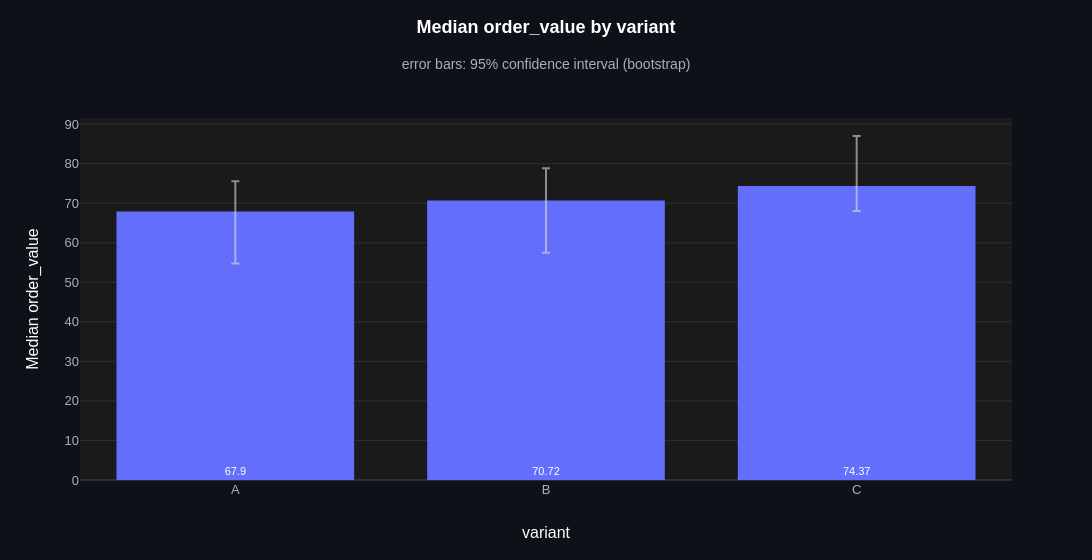

Write notebook code for a chart like this one.
### Markdown cell above
**`n_boot`** (`int, default 2000`): bootstrap resamples per bar. **`random_state`**
(`int, numpy Generator or None, default 0`): the seed of the bootstrap. The fixed
default draws the same intervals on every run; `None` draws new ones. More resamples
give steadier interval ends; a different seed moves them slightly.

### Code cell
ev.bar_plot(
    checkout,
    "variant",
    "order_value",
    agg="median",
    ci="bootstrap",
    n_boot=10_000,
    random_state=42,
)

### Figure 1 — Plotly figure (JSON) as saved in the notebook; plotly's stock layout.template omitted (floating-point values rounded to 4 significant figures)
{"data": [{"cliponaxis": false, "error_y": {"array": [7.66, 8.14, 12.61], "arrayminus": [13.17, 13.24, 6.31], "color": "rgba(220,220,220,0.6)", "symmetric": false, "type": "data"}, "hovertemplate": "%{hovertext}<extra></extra>", "hovertext": ["variant: <b>A</b><br>Median order_value: 67.9<br>n = 117<br>95% CI: 54.73 to 75.56", "variant: <b>B</b><br>Median order_value: 70.72<br>n = 108<br>95% CI: 57.47 to 78.86", "variant: <b>C</b><br>Median order_value: 74.37<br>n = 108<br>95% CI: 68.06 to 86.98"], "insidetextanchor": "start", "marker": {"color": ["#636EFA", "#636EFA", "#636EFA"]}, "meta": {"group": null, "role": "data"}, "name": "order_value", "orientation": "v", "showlegend": false, "text": ["67.9", "70.72", "74.37"], "textangle": 0, "textfont": {"size": 11}, "textposition": "inside", "type": "bar", "x": ["A", "B", "C"], "y": [67.9, 70.72, 74.37]}], "layout": {"bargap": 0.15, "bargroupgap": 0.1, "barmode": "group", "height": 560, "legend": {"title": {"text": ""}, "traceorder": "normal"}, "margin": {"t": 118}, "showlegend": false, "title": {"subtitle": {"text": "error bars: 95% confidence interval (bootstrap)"}, "text": "<b>Median order_value by variant</b>"}, "uniformtext": {"minsize": 11, "mode": "hide"}, "width": 1400, "xaxis": {"categoryarray": ["A", "B", "C"], "categoryorder": "array", "title": {"text": "variant"}, "type": "category"}, "yaxis": {"title": {"text": "Median order_value"}}}}
